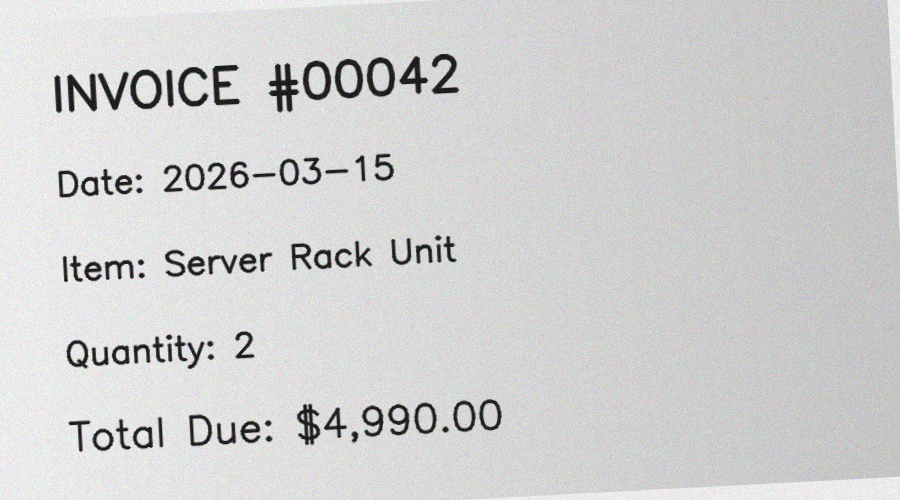
#> input picture sample_input.png, 900 x 500 px
$ python project4_ocr_pipeline.py --image sample_input.png
#> lines starting #> are read from the running program, lines starting #| are printed output that depends on the picture; after the words box and inside, x2 and y2 are one past the last pixel; in counts of white or black regions, pixels touching at a corner belong together
#> in main, img is the input picture: shape (500, 900, 3); mean B, G, R 208.9, 208.9, 208.9
#!/usr/bin/env python3
"""OCR pipeline: preprocess an image, extract text with Tesseract, keep words above a confidence threshold."""

import argparse
import json
import sys
from pathlib import Path

import cv2
import numpy as np
import pytesseract
from pytesseract import Output


# [25 lines left out: function make_demo_image, not called in this run]


def estimate_skew(gray: np.ndarray) -> float:
    _, mask = cv2.threshold(cv2.bitwise_not(gray), 0, 255, cv2.THRESH_BINARY + cv2.THRESH_OTSU)
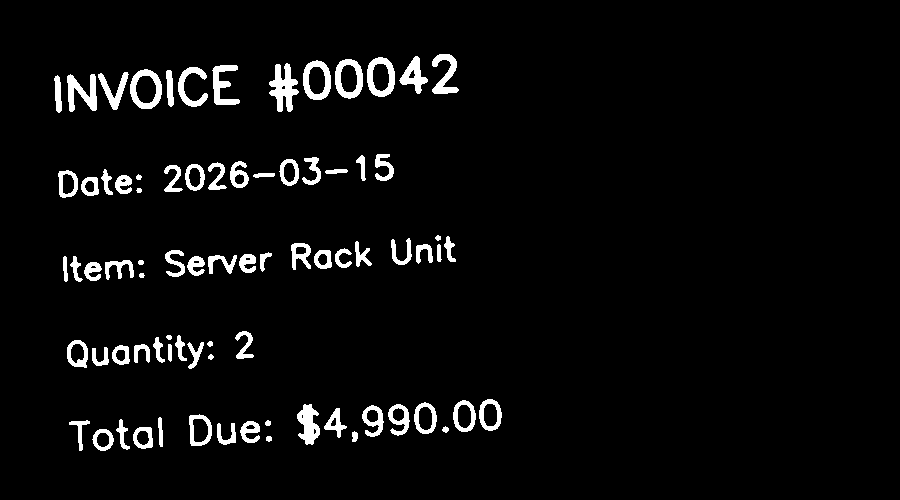
#> mask: shape (500, 900); 4.2% white; 80 white regions, largest, box (x1, y1, x2, y2) and area: (269, 63, 299, 112) 786, (67, 74, 97, 112) 608, (130, 69, 162, 109) 580
    coords = np.column_stack(np.where(mask > 0))
#> coords = 19018 pairs, first value 54 to 450, second value 54 to 501
    if len(coords) < 50:
        return 0.0
    angle = cv2.minAreaRect(coords[:, ::-1].astype(np.float32))[-1]
#> angle = -2.98
    if angle > 45:
        angle -= 90
    elif angle < -45:
        angle += 90
    return float(angle)


def preprocess(img: np.ndarray):
    gray = cv2.cvtColor(img, cv2.COLOR_BGR2GRAY)
    blurred = cv2.GaussianBlur(gray, (5, 5), 0)

    angle = estimate_skew(blurred)
#> angle = -2.98
    if 0.3 <= abs(angle) <= 15:
        h, w = blurred.shape
#> h = 500; w = 900
        rotation = cv2.getRotationMatrix2D((w / 2, h / 2), angle, 1.0)
#> rotation = [[0.999, -0.052, 13.61], [0.052, 0.999, -23.07]]
        blurred = cv2.warpAffine(blurred, rotation, (w, h), flags=cv2.INTER_CUBIC, borderMode=cv2.BORDER_REPLICATE)
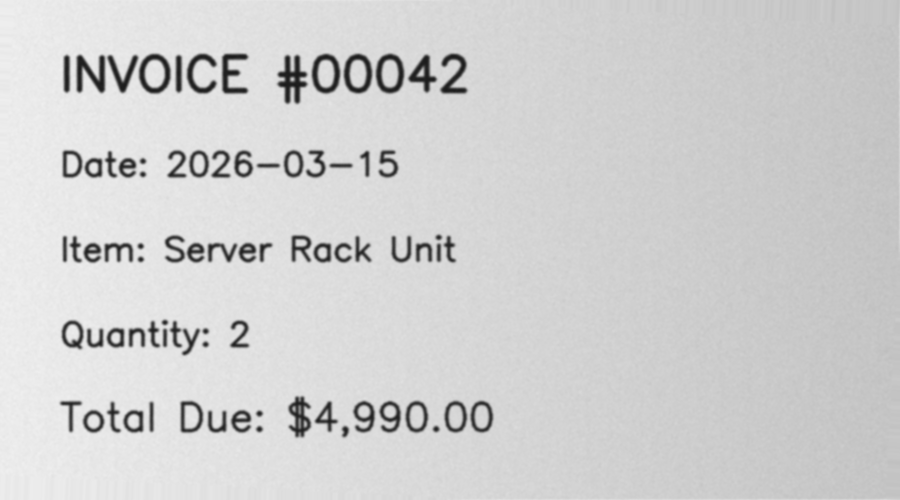
#> blurred: shape (500, 900); min 26, max 240, mean 208.4

    binary = cv2.adaptiveThreshold(
        blurred, 255, cv2.ADAPTIVE_THRESH_GAUSSIAN_C, cv2.THRESH_BINARY, blockSize=31, C=15
    )
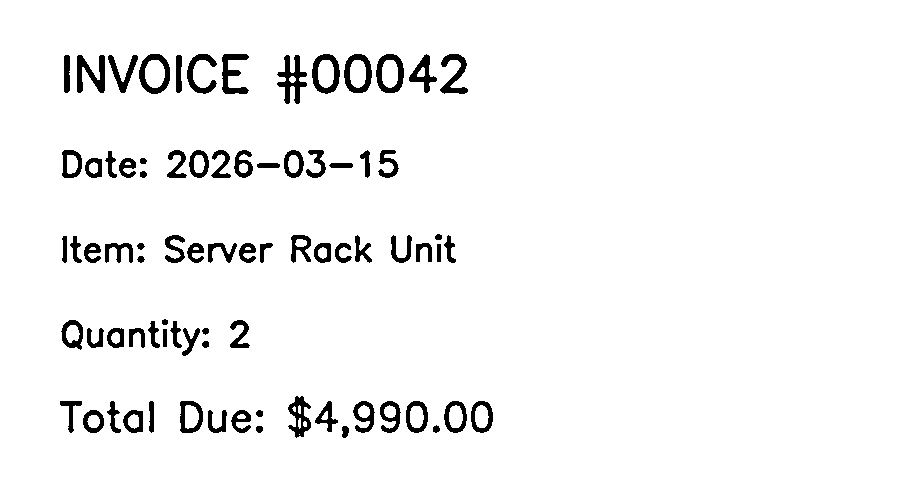
#> binary: shape (500, 900); 95.8% white; 80 black regions, largest, box (x1, y1, x2, y2) and area: (277, 55, 307, 104) 656, (77, 55, 105, 93) 573, (139, 54, 170, 94) 537
    return gray, binary, angle


def recognise(binary: np.ndarray, psm: int, lang: str):
    data = pytesseract.image_to_data(
        binary, lang=lang, config=f"--oem 3 --psm {psm}", output_type=Output.DICT
    )
    words = []
    for i, text in enumerate(data["text"]):
        conf = float(data["conf"][i])
        if not text.strip() or conf < 0:
            continue
        words.append({
            "text": text.strip(),
            "confidence": round(conf / 100, 4),
            "x": int(data["left"][i]),
            "y": int(data["top"][i]),
            "w": int(data["width"][i]),
            "h": int(data["height"][i]),
            "line": (data["block_num"][i], data["par_num"][i], data["line_num"][i]),
        })
    return words


# [35 lines left out: functions join_lines, annotate, overview, not called in this run]


def main():
    parser = argparse.ArgumentParser(description=__doc__)
    parser.add_argument("--image", type=Path, help="input image (default: generated demo)")
    parser.add_argument("--out", type=Path, default=Path("output"))
    parser.add_argument("--psm", type=int, default=3, help="Tesseract page segmentation mode")
    parser.add_argument("--lang", default="eng")
    parser.add_argument("--threshold", type=float, default=0.80, help="minimum word confidence, 0-1")
    args = parser.parse_args()

    args.out.mkdir(parents=True, exist_ok=True)
    source = args.image or make_demo_image(args.out / "sample_input.png")
    img = cv2.imread(str(source))
    if img is None:
        sys.exit(f"Could not read image: {source}")

    gray, binary, angle = preprocess(img)
#> angle = -2.98
    words = recognise(binary, args.psm, args.lang)
    kept = [w for w in words if w["confidence"] >= args.threshold]
    dropped = [w for w in words if w["confidence"] < args.threshold]

    text = join_lines(kept)
    mean_conf = float(np.mean([w["confidence"] for w in kept])) if kept else 0.0
    annotated = annotate(binary, kept, dropped)

    cv2.imwrite(str(args.out / "annotated.png"), annotated)
    cv2.imwrite(str(args.out / "overview.png"), overview(img, gray, binary, annotated))
    (args.out / "extracted_text.txt").write_text(text, encoding="utf-8")

    strip = lambda ws: [{k: v for k, v in w.items() if k != "line"} for w in ws]
    report = {
        "source": str(source),
        "psm": args.psm,
        "threshold": args.threshold,
        "skew_angle_deg": round(angle, 3),
        "mean_confidence": round(mean_conf, 4),
        "kept": strip(kept),
        "dropped": strip(dropped),
    }
    (args.out / "report.json").write_text(json.dumps(report, indent=2), encoding="utf-8")

    print(text or "(no words passed the confidence threshold)")
    print(f"\nwords: {len(words)} detected, {len(kept)} kept, {len(dropped)} dropped | mean confidence: {mean_conf:.1%}")

    passed = bool(kept) and mean_conf >= args.threshold
    print(f"validation: {'PASS' if passed else 'FAIL'} (mean confidence >= {args.threshold:.0%})")
    sys.exit(0 if passed else 1)


if __name__ == "__main__":
    main()
#> (the call stopped at in recognise, `data = pytesseract.image_to_data( binary, lang=lang, config=f"--oem 3 ..`: pytesseract is not available in this run)
